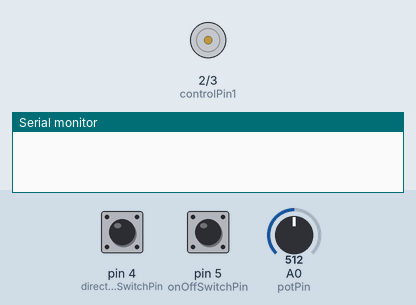
Simulated run of this sketch. Board: Arduino Uno, built with avr-gcc and run on an emulated ATmega328P. Parts: motor-driver pin pairs drawn as motors (green arrow = first pin HIGH = forward, orange = second pin HIGH = backward, longer = more drive, scaled by the enable pin), the last lines printed to the serial monitor. The test bench sets the inputs (shaded band); at power-on: pin 4 (directionSwitchPin) LOW, pin 5 (onOffSwitchPin) LOW, A0 (potPin) = 512.

Above: at 1.2 s.
1.3 s: pin 4 (directionSwitchPin) pulled HIGH for 0.15 s
2.9 s: pin 5 (onOffSwitchPin) pulled HIGH for 0.15 s
At 3.6 s:
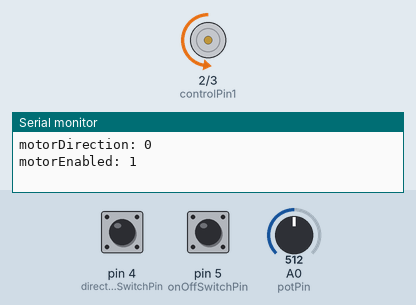
4.5 s: A0 (potPin) set to 716
At 5.7 s:
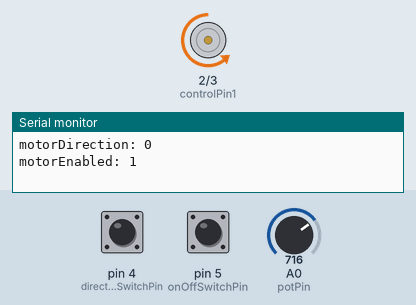
6.0 s: pin 4 (directionSwitchPin) pulled HIGH for 1 s
At 7.1 s:
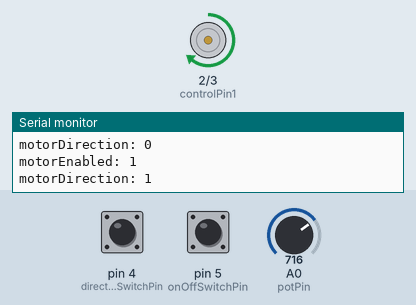
8.5 s: A0 (potPin) set to 900
At 9.0 s:
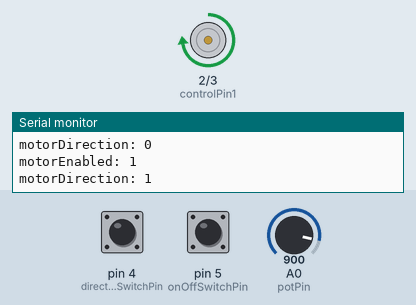
10.0 s: pin 4 (directionSwitchPin) pulled HIGH for 0.15 s
At 11.3 s:
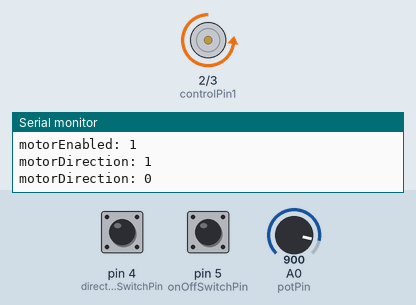
Timing chart, 0 to 12.6 s (numbered marks = the images above; inputs shaded):
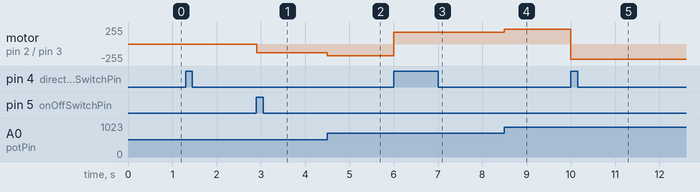

The sketch:

project-10.ino
```cpp
const int controlPin1 = 2;
const int controlPin2 = 3;
const int enablePin = 9;
const int directionSwitchPin = 4;
const int onOffSwitchPin = 5;
const int potPin = A0;

int onOffSwitchState = 0;
int previousOnOffSwitchState = 0;
int directionSwitchState = 0;
int previousDirectionSwitchState = 0;

int motorEnabled = 0;
int motorSpeed = 0;
int motorDirection = 1;

void debug(char* msg) {
  Serial.println(msg);
}

void debugInt(char* msg, int value) {
  Serial.print(msg);
  Serial.println(value);
}

int toggle(int switchState, int previousSwitchState, int value, char* label) {
  if (switchState != previousSwitchState) {
    if (switchState == HIGH) {
      debugInt(label, !value);
      return !value;
    }
  }
  return value;
}

void setup() {
  Serial.begin(9600);
  pinMode(directionSwitchPin, INPUT);
  pinMode(onOffSwitchPin, INPUT);
  pinMode(controlPin1, OUTPUT);
  pinMode(controlPin2, OUTPUT);
  pinMode(enablePin, OUTPUT);
  digitalWrite(enablePin, LOW);
}

void loop() {
  onOffSwitchState = digitalRead(onOffSwitchPin);
  delay(1);
  directionSwitchState = digitalRead(directionSwitchPin);

  motorSpeed = analogRead(potPin) / 4;

  motorEnabled = toggle(onOffSwitchState, previousOnOffSwitchState, motorEnabled, "motorEnabled: ");
  previousOnOffSwitchState = onOffSwitchState;

  motorDirection = toggle(directionSwitchState, previousDirectionSwitchState, motorDirection, "motorDirection: ");
  previousDirectionSwitchState = directionSwitchState;

  if (motorDirection == 1) {
    digitalWrite(controlPin1, HIGH);
    digitalWrite(controlPin2, LOW);
  } else {
    digitalWrite(controlPin1, LOW);
    digitalWrite(controlPin2, HIGH);
  }

  if (motorEnabled == 1) {
    analogWrite(enablePin, motorSpeed);
  } else {
    analogWrite(enablePin, 0);
  }
}
```

Measured:
- after the input at 2.9 s, motor on pin 2 (controlPin1) / pin 3 (controlPin2): stopped → backward 128/255 at once
- after the input at 4.5 s, motor on pin 2 (controlPin1) / pin 3 (controlPin2): backward 128/255 → backward 179/255 at once
- after the input at 6.0 s, motor on pin 2 (controlPin1) / pin 3 (controlPin2): backward 179/255 → forward 179/255 at once
- after the input at 8.5 s, motor on pin 2 (controlPin1) / pin 3 (controlPin2): forward 179/255 → forward 225/255 at once
- after the input at 10.0 s, motor on pin 2 (controlPin1) / pin 3 (controlPin2): forward 225/255 → backward 225/255 at once
